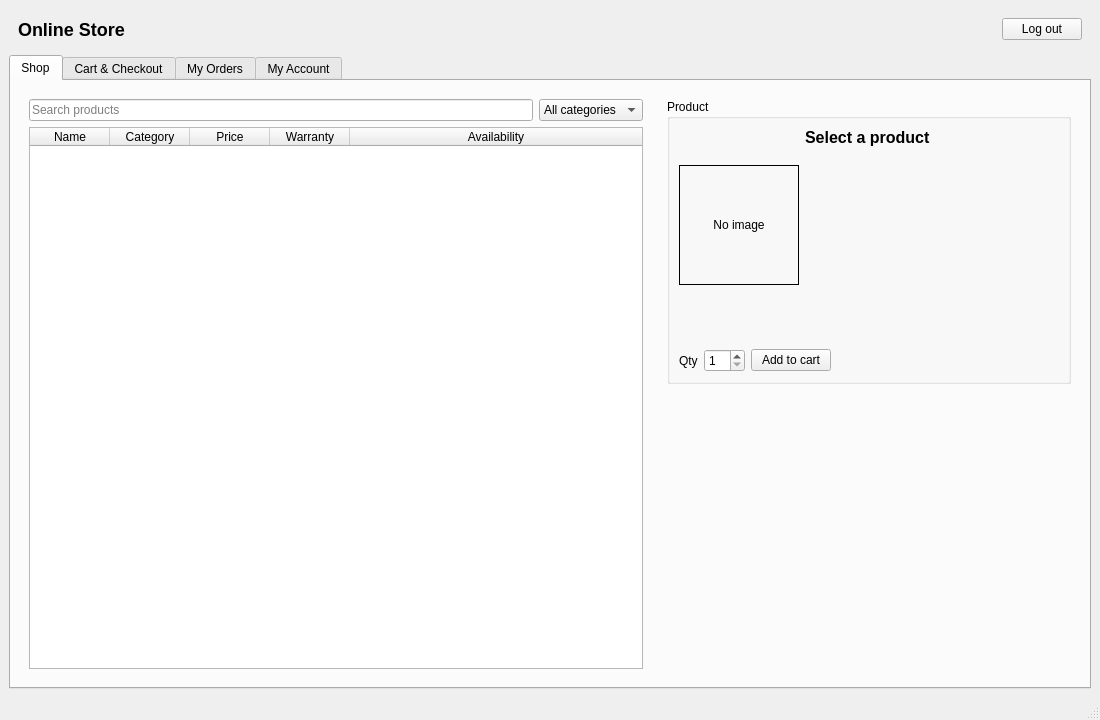
<?xml version="1.0" encoding="UTF-8"?>
<ui version="4.0">
 <class>StorefrontWindow</class>
 <widget class="QMainWindow" name="StorefrontWindow"><property name="geometry"><rect><x>0</x><y>0</y><width>1100</width><height>720</height></rect></property><property name="windowTitle"><string>Online Store</string></property><widget class="QWidget" name="centralwidget"><layout class="QVBoxLayout" name="layout_268"><item><widget class="QWidget" name="topBar"><layout class="QHBoxLayout" name="layout_267"><item><widget class="QLabel" name="label_265"><property name="text"><string>Online Store</string></property><property name="styleSheet"><string>font-size: 18px; font-weight: bold;</string></property></widget></item><item><spacer name="spacer_266"><property name="orientation"><enum>Qt::Horizontal</enum></property><property name="sizeHint" stdset="0"><size><width>20</width><height>20</height></size></property></spacer></item><item><widget class="QLabel" name="lblWelcome"><property name="text"><string></string></property></widget></item><item><widget class="QPushButton" name="btnLogout"><property name="text"><string>Log out</string></property></widget></item></layout></widget></item><item><widget class="QTabWidget" name="tabs"><property name="currentIndex"><number>0</number></property><widget class="QWidget" name="tabShop"><attribute name="title"><string>Shop</string></attribute><layout class="QHBoxLayout" name="layout_217" stretch="3,2"><item><widget class="QWidget" name="shopList"><layout class="QVBoxLayout" name="layout_207"><item><layout class="QHBoxLayout" name="layout_206"><item><widget class="QLineEdit" name="edSearch"><property name="placeholderText"><string>Search products</string></property></widget></item><item><widget class="QComboBox" name="cmbCategory"><item><property name="text"><string>All categories</string></property></item></widget></item></layout></item><item><widget class="QTableWidget" name="tblShopProducts"><property name="alternatingRowColors"><bool>true</bool></property><property name="selectionBehavior"><enum>QAbstractItemView::SelectRows</enum></property><property name="selectionMode"><enum>QAbstractItemView::SingleSelection</enum></property><property name="editTriggers"><set>QAbstractItemView::NoEditTriggers</set></property><attribute name="horizontalHeaderStretchLastSection"><bool>true</bool></attribute><attribute name="verticalHeaderVisible"><bool>false</bool></attribute><attribute name="horizontalHeaderDefaultSectionSize"><number>80</number></attribute><attribute name="horizontalHeaderMinimumSectionSize"><number>40</number></attribute><column><property name="text"><string>Name</string></property></column><column><property name="text"><string>Category</string></property></column><column><property name="text"><string>Price</string></property></column><column><property name="text"><string>Warranty</string></property></column><column><property name="text"><string>Availability</string></property></column></widget></item></layout></widget></item><item><widget class="QWidget" name="shopDetail"><layout class="QVBoxLayout" name="layout_216"><item><widget class="QGroupBox" name="grpProductDetail"><property name="title"><string>Product</string></property><layout class="QVBoxLayout" name="layout_214"><item><layout class="QHBoxLayout" name="layout_210"><item><widget class="QLabel" name="lblProductImage"><property name="text"><string>No image</string></property><property name="frameShape"><enum>QFrame::Box</enum></property><property name="alignment"><set>Qt::AlignCenter</set></property><property name="minimumSize"><size><width>120</width><height>120</height></size></property><property name="maximumSize"><size><width>120</width><height>120</height></size></property></widget></item><item><layout class="QVBoxLayout" name="layout_209"><item><widget class="QLabel" name="lblProductName"><property name="text"><string>Select a product</string></property><property name="styleSheet"><string>font-size: 16px; font-weight: bold;</string></property><property name="wordWrap"><bool>true</bool></property></widget></item><item><widget class="QLabel" name="lblProductPrice"><property name="text"><string></string></property><property name="styleSheet"><string>font-size: 18px;</string></property></widget></item><item><widget class="QLabel" name="lblProductWarranty"><property name="text"><string></string></property></widget></item><item><spacer name="spacer_208"><property name="orientation"><enum>Qt::Vertical</enum></property><property name="sizeHint" stdset="0"><size><width>20</width><height>20</height></size></property></spacer></item></layout></item></layout></item><item><widget class="QLabel" name="lblProductDescription"><property name="text"><string></string></property><property name="wordWrap"><bool>true</bool></property><property name="alignment"><set>Qt::AlignTop|Qt::AlignLeft</set></property></widget></item><item><layout class="QHBoxLayout" name="layout_213"><item><widget class="QLabel" name="label_211"><property name="text"><string>Qty</string></property></widget></item><item><widget class="QSpinBox" name="spnShopQty"><property name="minimum"><number>1</number></property><property name="maximum"><number>99</number></property><property name="value"><number>1</number></property></widget></item><item><widget class="QPushButton" name="btnAddToCart"><property name="text"><string>Add to cart</string></property><property name="role" stdset="0"><string>primary</string></property></widget></item><item><spacer name="spacer_212"><property name="orientation"><enum>Qt::Horizontal</enum></property><property name="sizeHint" stdset="0"><size><width>20</width><height>20</height></size></property></spacer></item></layout></item></layout></widget></item><item><spacer name="spacer_215"><property name="orientation"><enum>Qt::Vertical</enum></property><property name="sizeHint" stdset="0"><size><width>20</width><height>20</height></size></property></spacer></item></layout></widget></item></layout></widget><widget class="QWidget" name="tabCart"><attribute name="title"><string>Cart &amp;&amp; Checkout</string></attribute><layout class="QHBoxLayout" name="layout_238" stretch="3,2"><item><widget class="QWidget" name="cartLeft"><layout class="QVBoxLayout" name="layout_220"><item><widget class="QTableWidget" name="tblCart"><property name="alternatingRowColors"><bool>true</bool></property><property name="selectionBehavior"><enum>QAbstractItemView::SelectRows</enum></property><property name="selectionMode"><enum>QAbstractItemView::SingleSelection</enum></property><property name="editTriggers"><set>QAbstractItemView::NoEditTriggers</set></property><attribute name="horizontalHeaderStretchLastSection"><bool>true</bool></attribute><attribute name="verticalHeaderVisible"><bool>false</bool></attribute><attribute name="horizontalHeaderDefaultSectionSize"><number>80</number></attribute><attribute name="horizontalHeaderMinimumSectionSize"><number>40</number></attribute><column><property name="text"><string>Product</string></property></column><column><property name="text"><string>Qty</string></property></column><column><property name="text"><string>Unit Price</string></property></column><column><property name="text"><string>Line Total</string></property></column></widget></item><item><layout class="QHBoxLayout" name="layout_219"><item><widget class="QPushButton" name="btnRemoveFromCart"><property name="text"><string>Remove selected</string></property></widget></item><item><spacer name="spacer_218"><property name="orientation"><enum>Qt::Horizontal</enum></property><property name="sizeHint" stdset="0"><size><width>20</width><height>20</height></size></property></spacer></item></layout></item></layout></widget></item><item><widget class="QWidget" name="checkoutRight"><layout class="QVBoxLayout" name="layout_237"><item><widget class="QGroupBox" name="grpDelivery"><property name="title"><string>Delivery address</string></property><layout class="QVBoxLayout" name="layout_221"><item><widget class="QPlainTextEdit" name="pteDeliveryAddress"><property name="placeholderText"><string>Street, city, postal code</string></property><property name="maximumSize"><size><width>16777215</width><height>70</height></size></property></widget></item></layout></widget></item><item><widget class="QGroupBox" name="grpVoucher"><property name="title"><string>Discount voucher</string></property><layout class="QVBoxLayout" name="layout_223"><item><layout class="QHBoxLayout" name="layout_222"><item><widget class="QLineEdit" name="edVoucher"><property name="placeholderText"><string>Voucher code</string></property></widget></item><item><widget class="QPushButton" name="btnApplyVoucher"><property name="text"><string>Apply</string></property></widget></item></layout></item><item><widget class="QLabel" name="lblVoucherInfo"><property name="text"><string></string></property><property name="styleSheet"><string>color: #27ae60;</string></property></widget></item></layout></widget></item><item><widget class="QGroupBox" name="grpPoints"><property name="title"><string>Loyalty points</string></property><layout class="QVBoxLayout" name="layout_226"><item><widget class="QLabel" name="lblPointsAvailable"><property name="text"><string>No loyalty card on this account</string></property></widget></item><item><layout class="QHBoxLayout" name="layout_225"><item><widget class="QSpinBox" name="spnPointsToRedeem"><property name="minimum"><number>0</number></property><property name="maximum"><number>9999999</number></property><property name="enabled"><bool>false</bool></property><property name="suffix"><string> pts</string></property></widget></item><item><widget class="QPushButton" name="btnApplyPoints"><property name="text"><string>Apply</string></property><property name="enabled"><bool>false</bool></property></widget></item><item><spacer name="spacer_224"><property name="orientation"><enum>Qt::Horizontal</enum></property><property name="sizeHint" stdset="0"><size><width>20</width><height>20</height></size></property></spacer></item></layout></item><item><widget class="QLabel" name="lblPointsValue"><property name="text"><string></string></property><property name="styleSheet"><string>color: #27ae60;</string></property></widget></item></layout></widget></item><item><widget class="QGroupBox" name="grpCheckout"><property name="title"><string>Payment</string></property><layout class="QVBoxLayout" name="layout_233"><item><layout class="QFormLayout" name="layout_232"><item row="0" column="0"><widget class="QLabel" name="label_227"><property name="text"><string>Payment type</string></property></widget></item><item row="0" column="1"><widget class="QComboBox" name="cmbPaymentType"><item><property name="text"><string>Card</string></property></item><item><property name="text"><string>Bank transfer</string></property></item><item><property name="text"><string>Cash on delivery</string></property></item></widget></item><item row="1" column="0"><widget class="QLabel" name="label_228"><property name="text"><string>Subtotal</string></property></widget></item><item row="1" column="1"><widget class="QLabel" name="lblSubtotal"><property name="text"><string>Rs 0.00</string></property><property name="alignment"><set>Qt::AlignRight</set></property></widget></item><item row="2" column="0"><widget class="QLabel" name="label_229"><property name="text"><string>Voucher discount</string></property></widget></item><item row="2" column="1"><widget class="QLabel" name="lblDiscountAmt"><property name="text"><string>- Rs 0.00</string></property><property name="alignment"><set>Qt::AlignRight</set></property></widget></item><item row="3" column="0"><widget class="QLabel" name="label_230"><property name="text"><string>Points discount</string></property></widget></item><item row="3" column="1"><widget class="QLabel" name="lblPointsAmt"><property name="text"><string>- Rs 0.00</string></property><property name="alignment"><set>Qt::AlignRight</set></property></widget></item><item row="4" column="0"><widget class="QLabel" name="label_231"><property name="text"><string>Tax</string></property></widget></item><item row="4" column="1"><widget class="QLabel" name="lblTax"><property name="text"><string>Rs 0.00</string></property><property name="alignment"><set>Qt::AlignRight</set></property></widget></item></layout></item><item><widget class="QLabel" name="lblTotal"><property name="text"><string>Rs 0.00</string></property><property name="styleSheet"><string>font-size: 24px; font-weight: bold;</string></property><property name="alignment"><set>Qt::AlignRight|Qt::AlignVCenter</set></property></widget></item></layout></widget></item><item><spacer name="spacer_234"><property name="orientation"><enum>Qt::Vertical</enum></property><property name="sizeHint" stdset="0"><size><width>20</width><height>20</height></size></property></spacer></item><item><layout class="QHBoxLayout" name="layout_236"><item><spacer name="spacer_235"><property name="orientation"><enum>Qt::Horizontal</enum></property><property name="sizeHint" stdset="0"><size><width>20</width><height>20</height></size></property></spacer></item><item><widget class="QPushButton" name="btnPlaceOrder"><property name="text"><string>Place order</string></property><property name="role" stdset="0"><string>primary</string></property></widget></item></layout></item></layout></widget></item></layout></widget><widget class="QWidget" name="tabOrders"><attribute name="title"><string>My Orders</string></attribute><layout class="QVBoxLayout" name="layout_246"><item><widget class="QTableWidget" name="tblMyOrders"><property name="alternatingRowColors"><bool>true</bool></property><property name="selectionBehavior"><enum>QAbstractItemView::SelectRows</enum></property><property name="selectionMode"><enum>QAbstractItemView::SingleSelection</enum></property><property name="editTriggers"><set>QAbstractItemView::NoEditTriggers</set></property><attribute name="horizontalHeaderStretchLastSection"><bool>true</bool></attribute><attribute name="verticalHeaderVisible"><bool>false</bool></attribute><attribute name="horizontalHeaderDefaultSectionSize"><number>80</number></attribute><attribute name="horizontalHeaderMinimumSectionSize"><number>40</number></attribute><column><property name="text"><string>Sale ID</string></property></column><column><property name="text"><string>Date</string></property></column><column><property name="text"><string>Total</string></property></column><column><property name="text"><string>Payment</string></property></column><column><property name="text"><string>Delivery address</string></property></column></widget></item><item><layout class="QHBoxLayout" name="layout_245"><item><layout class="QVBoxLayout" name="layout_240"><item><widget class="QLabel" name="label_239"><property name="text"><string>Items</string></property></widget></item><item><widget class="QTableWidget" name="tblMyOrderItems"><property name="alternatingRowColors"><bool>true</bool></property><property name="selectionBehavior"><enum>QAbstractItemView::SelectRows</enum></property><property name="selectionMode"><enum>QAbstractItemView::SingleSelection</enum></property><property name="editTriggers"><set>QAbstractItemView::NoEditTriggers</set></property><attribute name="horizontalHeaderStretchLastSection"><bool>true</bool></attribute><attribute name="verticalHeaderVisible"><bool>false</bool></attribute><attribute name="horizontalHeaderDefaultSectionSize"><number>80</number></attribute><attribute name="horizontalHeaderMinimumSectionSize"><number>40</number></attribute><column><property name="text"><string>Product</string></property></column><column><property name="text"><string>Qty</string></property></column><column><property name="text"><string>Price Paid</string></property></column></widget></item></layout></item><item><widget class="QGroupBox" name="grpOrderSummary"><property name="title"><string>Order summary</string></property><layout class="QFormLayout" name="layout_244"><item row="0" column="0"><widget class="QLabel" name="label_241"><property name="text"><string>Payment type</string></property></widget></item><item row="0" column="1"><widget class="QLabel" name="lblOrdPayment"><property name="text"><string>-</string></property></widget></item><item row="1" column="0"><widget class="QLabel" name="label_242"><property name="text"><string>Points redeemed</string></property></widget></item><item row="1" column="1"><widget class="QLabel" name="lblOrdPoints"><property name="text"><string>-</string></property></widget></item><item row="2" column="0"><widget class="QLabel" name="label_243"><property name="text"><string>Total</string></property></widget></item><item row="2" column="1"><widget class="QLabel" name="lblOrdTotal"><property name="text"><string>-</string></property></widget></item></layout></widget></item></layout></item></layout></widget><widget class="QWidget" name="tabAccount"><attribute name="title"><string>My Account</string></attribute><layout class="QHBoxLayout" name="layout_264"><item><layout class="QVBoxLayout" name="layout_256"><item><widget class="QGroupBox" name="grpAccount"><property name="title"><string>My account</string></property><layout class="QFormLayout" name="layout_252"><item row="0" column="0"><widget class="QLabel" name="label_247"><property name="text"><string>Email</string></property></widget></item><item row="0" column="1"><widget class="QLabel" name="lblAccEmail"><property name="text"><string>-</string></property></widget></item><item row="1" column="0"><widget class="QLabel" name="label_248"><property name="text"><string>First name</string></property></widget></item><item row="1" column="1"><widget class="QLineEdit" name="edAccFirstName"></widget></item><item row="2" column="0"><widget class="QLabel" name="label_249"><property name="text"><string>Last name</string></property></widget></item><item row="2" column="1"><widget class="QLineEdit" name="edAccLastName"></widget></item><item row="3" column="0"><widget class="QLabel" name="label_250"><property name="text"><string>Contact</string></property></widget></item><item row="3" column="1"><widget class="QLineEdit" name="edAccContact"></widget></item><item row="4" column="0"><widget class="QLabel" name="label_251"><property name="text"><string>New password</string></property></widget></item><item row="4" column="1"><widget class="QLineEdit" name="edAccNewPassword"><property name="placeholderText"><string>Leave blank to keep current</string></property><property name="echoMode"><enum>QLineEdit::Password</enum></property></widget></item></layout></widget></item><item><layout class="QHBoxLayout" name="layout_254"><item><spacer name="spacer_253"><property name="orientation"><enum>Qt::Horizontal</enum></property><property name="sizeHint" stdset="0"><size><width>20</width><height>20</height></size></property></spacer></item><item><widget class="QPushButton" name="btnSaveAccount"><property name="text"><string>Save changes</string></property><property name="role" stdset="0"><string>primary</string></property></widget></item></layout></item><item><spacer name="spacer_255"><property name="orientation"><enum>Qt::Vertical</enum></property><property name="sizeHint" stdset="0"><size><width>20</width><height>20</height></size></property></spacer></item></layout></item><item><layout class="QVBoxLayout" name="layout_263"><item><widget class="QGroupBox" name="grpAccCard"><property name="title"><string>Loyalty card</string></property><layout class="QFormLayout" name="layout_261"><item row="0" column="0"><widget class="QLabel" name="label_257"><property name="text"><string>Card code</string></property></widget></item><item row="0" column="1"><widget class="QLabel" name="lblAccCardCode"><property name="text"><string>-</string></property></widget></item><item row="1" column="0"><widget class="QLabel" name="label_258"><property name="text"><string>Expiry date</string></property></widget></item><item row="1" column="1"><widget class="QLabel" name="lblAccExpiry"><property name="text"><string>-</string></property></widget></item><item row="2" column="0"><widget class="QLabel" name="label_259"><property name="text"><string>Points</string></property></widget></item><item row="2" column="1"><widget class="QLabel" name="lblAccPoints"><property name="text"><string>0</string></property></widget></item><item row="3" column="0"><widget class="QLabel" name="label_260"><property name="text"><string>Status</string></property></widget></item><item row="3" column="1"><widget class="QLabel" name="lblAccCardStatus"><property name="text"><string>-</string></property></widget></item></layout></widget></item><item><spacer name="spacer_262"><property name="orientation"><enum>Qt::Vertical</enum></property><property name="sizeHint" stdset="0"><size><width>20</width><height>20</height></size></property></spacer></item></layout></item></layout></widget></widget></item></layout></widget><widget class="QStatusBar" name="statusbar"/></widget>
 <resources/>
 <connections></connections>
</ui>
